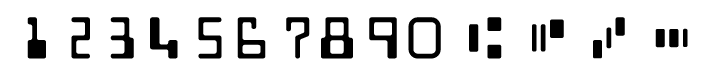
#> input picture micr_e13b_reference.png, 708 x 79 px, found by its file name
$ python micr_function.py
#> lines starting #> are read from the running program, lines starting #| are printed output that depends on the picture; after the words box and inside, x2 and y2 are one past the last pixel; in counts of white or black regions, pixels touching at a corner belong together
from skimage.segmentation import clear_border
from imutils import contours
import numpy as np
import argparse
import imutils
import cv2
import time
import os
from configs import *

# function for obtaining the ROIs and it's corresponding locations

def extract_digits_and_symbols(image, charCnts, minW=5, minH=15):
    # grab the internal Python iterator for the list of character
    # contours, then  initialize the character ROI and location
    # lists, respectively
    charIter = charCnts.__iter__()
    rois = []
    locs = []
    # keep looping over the character contours until we reach the end
    # of the list
    while True:
        try:
            # grab the next character contour from the list, compute
            # its bounding box, and initialize the ROI
            c = next(charIter)
            (cX, cY, cW, cH) = cv2.boundingRect(c)
            roi = None
            # check to see if the width and height are sufficiently
            # large, indicating that we have found a digit
            if cW >= minW and cH >= minH:
                # extract the ROI
                roi = image[cY:cY + cH, cX:cX + cW]
                rois.append(roi)
                locs.append((cX, cY, cX + cW, cY + cH))
            # otherwise, we are examining one of the special symbols
            else:
                parts = [c, next(charIter), next(charIter)]
                (sXA, sYA, sXB, sYB) = (np.inf, np.inf, -np.inf,
                                        -np.inf)
                # loop over the parts
                for p in parts:
                    # compute the bounding box for the part, then
                    # update our bookkeeping variables
                    (pX, pY, pW, pH) = cv2.boundingRect(p)
                    sXA = min(sXA, pX)
                    sYA = min(sYA, pY)
                    sXB = max(sXB, pX + pW)
                    sYB = max(sYB, pY + pH)
                # extract the ROI
                roi = image[sYA:sYB, sXA:sXB]
                rois.append(roi)
                locs.append((sXA, sYA, sXB, sYB))
        # we have reached the end of the iterator; gracefully break
        # from the loop
        except StopIteration:
            break
    # return a tuple of the ROIs and locations
    return (rois, locs)


# Initialising the numbers and symbol representations
charNames = ["1", "2", "3", "4", "5", "6", "7", "8", "9", "0", "T", "U", "A", "D"]

# Path to the reference image
ref = cv2.imread(micr_reference_path)
#> ref is the input picture: shape (79, 708, 3); min 0, max 255, mean 222.6

# Preprocessing the reference image
ref = cv2.cvtColor(ref, cv2.COLOR_BGR2GRAY)
#> ref: shape (79, 708)
ref = cv2.threshold(ref, 0, 255, cv2.THRESH_BINARY_INV |
                    cv2.THRESH_OTSU)[1]
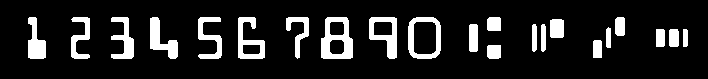
#> ref: shape (79, 708); 13.2% white; 22 white regions

# Contour Detection in reference image
refCnts = cv2.findContours(ref.copy(), cv2.RETR_EXTERNAL,
                           cv2.CHAIN_APPROX_SIMPLE)
#> refCnts = 22 contours; largest, box (x1, y1, x2, y2) and area: (408, 17, 441, 59) 1220, (321, 17, 353, 59) 1098, (369, 17, 397, 59) 760, (238, 17, 265, 59) 638, (150, 17, 178, 59) 484
refCnts = imutils.grab_contours(refCnts)
refCnts = contours.sort_contours(refCnts, method="left-to-right")[0]

(refROIs, refLocs) = extract_digits_and_symbols(ref, refCnts, minW=10, minH=20)
#> the loop in extract_digits_and_symbols, `while True:` made 15 passes
#> (cX, cY, cW, cH) on passes 1 to 12: (28, 17, 18, 42), (71, 17, 19, 42), (111, 17, 23, 42), (150, 17, 28, 42), (198, 17, 24, 42), (238, 17, 27, 42), (286, 17, 23, 42), (321, 17, 32, 42), (369, 17, 28, 42), (408, 17, 33, 42), (469, 24, 9, 28), (532, 24, 5, 28)
#> pass 3, in extract_digits_and_symbols, `roi = image[cY:cY + cH, cX:cX + cW]`:
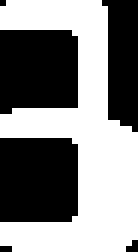
#> roi: shape (42, 23) (shown 6 times larger); 52.3% white; 6 black regions (3 under 20 px), largest, box (x1, y1, x2, y2) and area: (0, 23, 13, 37) 180, (0, 5, 13, 19) 170, (17, 0, 23, 22) 105
#> after the loop in extract_digits_and_symbols, `while True:`: locs = 14 items, first 6: (28, 17, 46, 59), (71, 17, 90, 59), (111, 17, 134, 59), (150, 17, 178, 59), (198, 17, 222, 59), (238, 17, 265, 59); rois = 14 items
#> refROIs = 14 items; refLocs has the same summary as locs in extract_digits_and_symbols
chars = {}

for (name, roi) in zip(charNames, refROIs):
    roi = cv2.resize(roi, (36, 36))
    chars[name] = roi
#> this loop made 14 passes
#> name on passes 1 to 12: '1', '2', '3', '4', '5', '6', '7', '8', '9', '0', 'T', 'U'
#> pass 1, `roi = cv2.resize(roi, (36, 36))`:
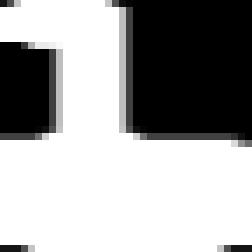
#> roi: shape (36, 36) (shown 7 times larger); min 0, max 255, mean 162.3
#> pass 2, `roi = cv2.resize(roi, (36, 36))`:
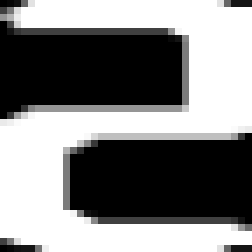
#> roi: shape (36, 36) (shown 7 times larger); min 0, max 255, mean 130.5
#> pass 3, `roi = cv2.resize(roi, (36, 36))`:
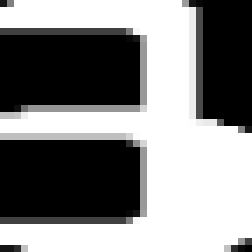
#> roi: shape (36, 36) (shown 7 times larger); min 0, max 255, mean 133.1
#> after the loop, chars = 14 items


def MICR_Extraction(micr_image):
    image_path = micr_image
    image = cv2.imread(image_path)
    gray = cv2.cvtColor(image, cv2.COLOR_BGR2GRAY)

    thresh = cv2.threshold(gray, 0, 255, cv2.THRESH_BINARY_INV | cv2.THRESH_OTSU)[1]

    image_cnts = cv2.findContours(thresh.copy(), cv2.RETR_EXTERNAL, cv2.CHAIN_APPROX_SIMPLE)
    image_cnts = imutils.grab_contours(image_cnts)
    image_cnts = contours.sort_contours(image_cnts, method="left-to-right")[0]

    (image_rois, image_locs) = extract_digits_and_symbols(thresh, image_cnts, minW=10, minH=20)

    groupOutput = []
    # all = []
    for roi in image_rois:
        scores = []
        roi = cv2.resize(roi, (36, 36))
        for charName in charNames:
            result = cv2.matchTemplate(roi, chars[charName], cv2.TM_CCOEFF)
            (_, score, _, _) = cv2.minMaxLoc(result)
            scores.append(score)
        groupOutput.append(charNames[np.argmax(scores)])
    f = "".join(groupOutput)
    return f
